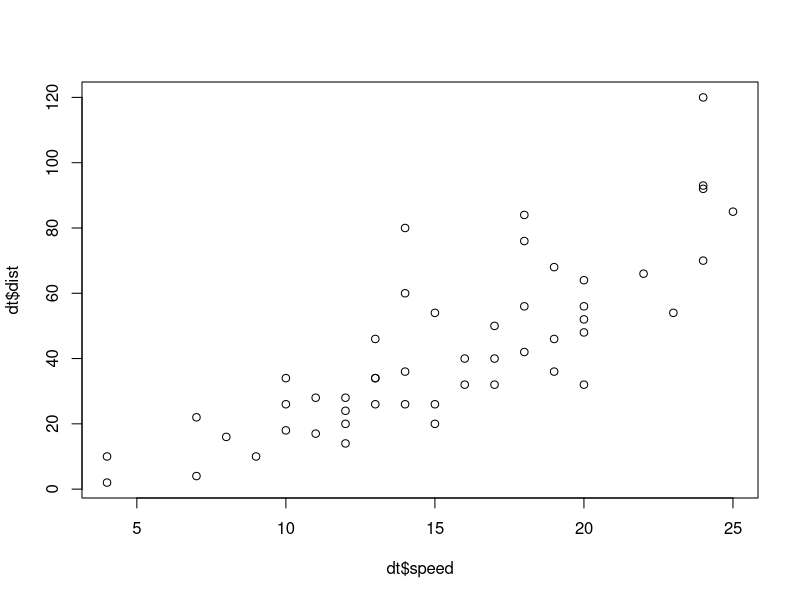

The R source for this figure:
## ---- chunk 1
library(data.table)
library(markdown)
## ---- chunk 2
# cars is a built in data file
dt = cars
## ---- chunk 3
plot(dt$speed, dt$dist)
